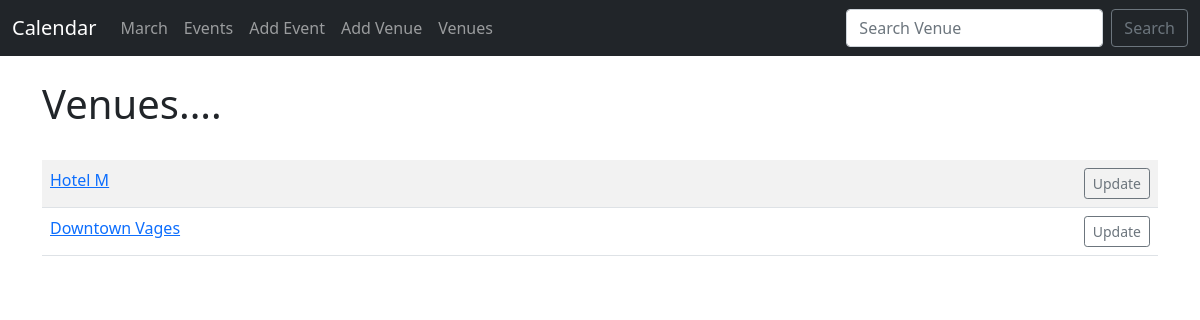
The page /list_venues on the database as committed earlier.
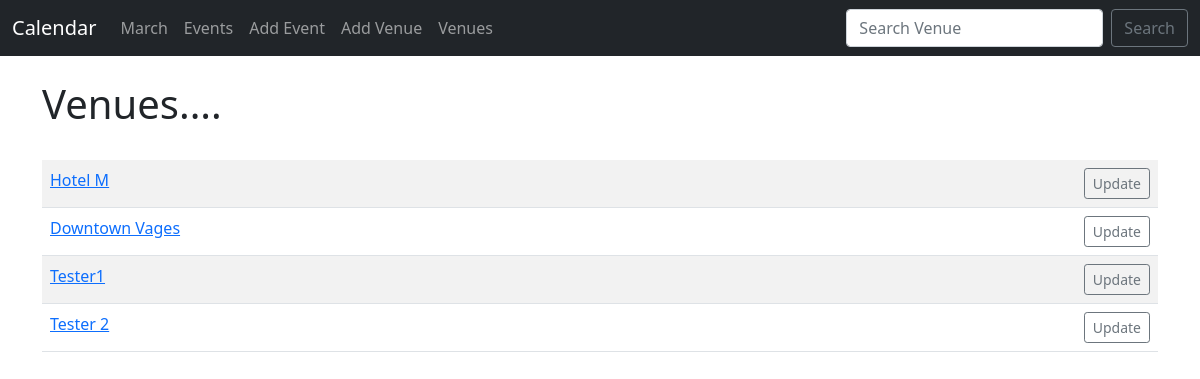
The same page on the database as committed later.
### events/models.py (models this page shows)
class Venue(models.Model):
    name = models.CharField('Venue Name', max_length=122)
    address = models.CharField(max_length=300)
    zip_code = models.CharField('Zip Code', max_length=122)
    phone = models.CharField('Contact Phone', max_length=122, blank=True)
    web = models.URLField('Website Address', blank=True)
    email_address = models.EmailField('Email Address', blank=True)
    def __str__(self):
        return self.name

### events/views.py (the view)
# urls.py: path('list_venues', views.list_venues, name="list_venues"),
def list_venues(request):
    venue_list = Venue.objects.all()
    return render(request,
        "events/venues.html",
        {
            "venue_list": venue_list
        })

### events/templates/events/venues.html
{% extends 'events/base.html' %}
{% block content %}
    <h1>Venues....</h1><br>
    <table class="table table-striped table-hover table=bordered">
        {% for venue in  venue_list %}
            <tr>
                <td>
                <a href="{% url 'show_venue' venue.id %}">{{ venue }}</a><br>
                </td>
                <td align="right">
                    <a href="{% url 'update_venue' venue.id %}" class="btn btn-outline-secondary btn-sm">Update</a><br>
                </td>
            </tr>
        {% endfor %}
    </table>
{% endblock%}

Rows that differ between the two databases and show on the page:
added Venue: name "Tester1"
added Venue: name "Tester 2"
